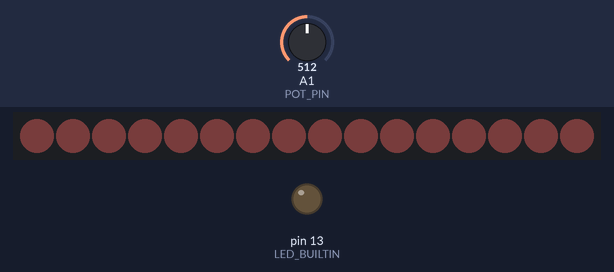
Recording of a sketch running on a simulated Arduino Uno, built with avr-gcc and run on an emulated ATmega328P. On the bench: 16 RGB LEDs in strip order, left to right, output pins drawn as LEDs (lit = HIGH). The test bench sets the inputs (shaded band); at power-on: A1 (POT_PIN) = 512. Dim RGB values are drawn brighter than linear; the strip is taken to match the declared colour order.

Above: at 1.2 s.
1.3 s: A1 (POT_PIN) set to 716
At 1.8 s:
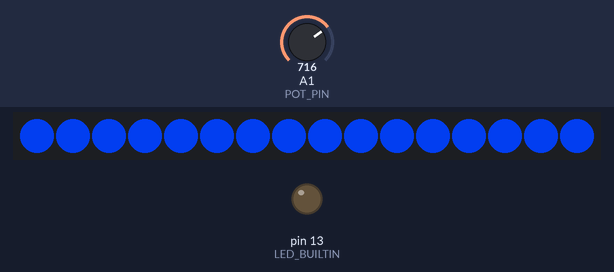
2.8 s: A1 (POT_PIN) set to 900
At 4.0 s:
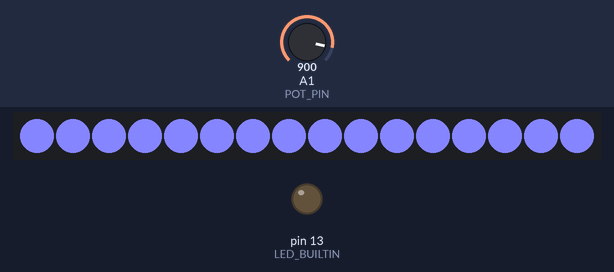
4.3 s: A1 (POT_PIN) set to 1023
At 5.4 s:
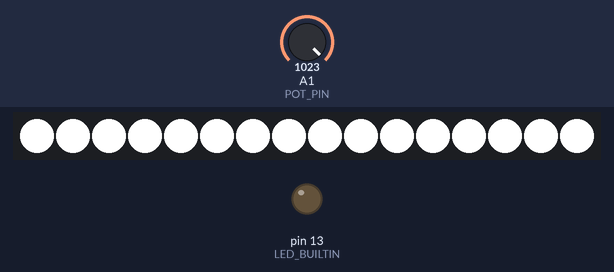
5.8 s: A1 (POT_PIN) set to 511
At 6.5 s:
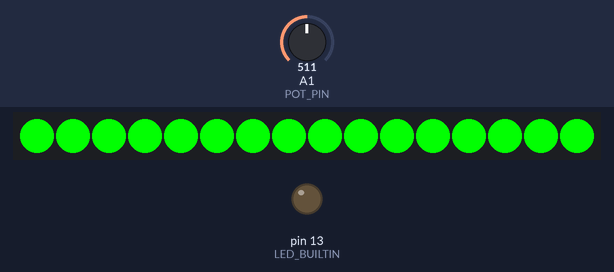
7.3 s: A1 (POT_PIN) set to 306
At 7.6 s:
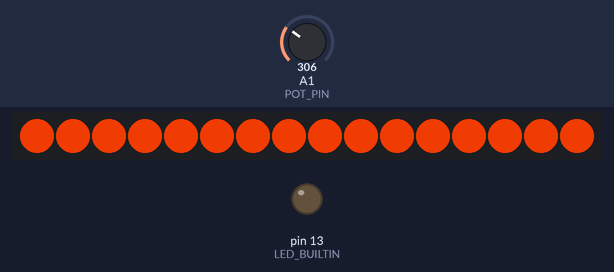
8.8 s: A1 (POT_PIN) set to 0
At 10.0 s:
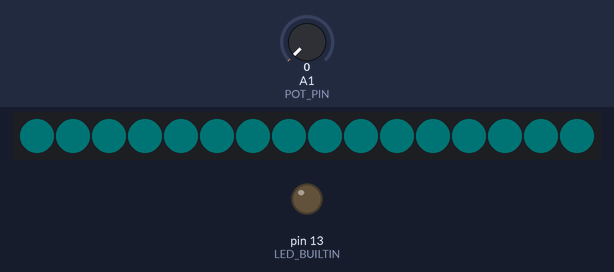
Timing chart, 0 to 11.3 s (numbered marks = the images above; inputs shaded):
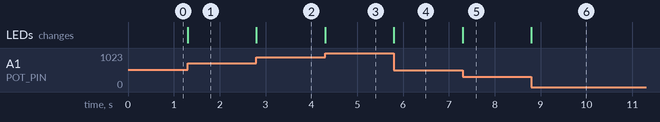

Measured:
- after the input at 1.3 s, the LEDs: change at once (image 1)
- after the input at 2.8 s, the LEDs: change at once (image 2)
- after the input at 4.3 s, the LEDs: change at once (image 3)
- after the input at 5.8 s, the LEDs: change at once (image 4)
- after the input at 7.3 s, the LEDs: change at once (image 5)
- after the input at 8.8 s, the LEDs: change at once (image 6)

The sketch:

lithophane.ino
```cpp
#include <Adafruit_NeoPixel.h>

#define NEO_PIN 0   //Neopixels conected to pin
#define NEO_NUM 16  //Number of neopixels
#define POT_PIN 1   //Pot connected to analog pin 1, Trinket pin #2

//RGBW Neopixel stick
Adafruit_NeoPixel strip = Adafruit_NeoPixel(NEO_NUM, NEO_PIN, NEO_RGBW + NEO_KHZ800);

int potVal = 0;
int potNew = 0;
int potDelta = 0;
int red, green, blue, white;

void setup()
{
    #ifdef LED_BUILTIN
      // Turn the onboard LED off by making the voltage LOW
      pinMode(LED_BUILTIN, OUTPUT);
      digitalWrite(LED_BUILTIN, LOW);
    #endif


    strip.begin(); //Initialize the strip
    strip.show(); //Set all pixels to 'off'
}

// Main program
void loop()
{
    potNew = analogRead(POT_PIN);
    potDelta = abs(potVal - potNew);

    if (potDelta >= 1){
      potVal = potNew;

      switch(potVal){
        case 0 ... 255: // Lowest quarter of the potentiometer's range (0-255)

          potVal = map(potVal, 0, 255, 0, 255);  // Normalize to 0-255
          white = 256 - potVal; // From full to off
          red = potVal;     // Red from off to full
          green = 1;        // Green from off to full
          blue = 1;       // Blue off

          break;
        case 256 ... 511: // Second quarter of potentiometer's range (256-511)

          potVal = map(potVal, 256, 511, 0, 255);  // Normalize to 0-255
          white = 1;      // White off
          red = 256 - potVal; // Red from full to off
          green = potVal;   // Green from off to full
          blue = 1;     // Blue off

          break;
        case 512 ... 767: // Third quarter of potentiometer"s range (512-767)

          potVal = map(potVal, 512, 767, 0, 255); // Normalize to 0-255
          white = 1;        // White from off to full
          red = 1;        // Red from off to full
          green = 256 - potVal; // Green from full to off
          blue = potVal;      // Blue from off to full

          break;
        default:

          potVal = map(potVal, 767, 1023, 0, 255);  // Highest quarter of potentiometer"s range (512-767)
          white = potVal;     // White from off to full
          red = 1;        // Red from off to full
          green = 1;        // Green off
          blue = 256 - potVal;  // Blue full to off

          break;
      }

      //Write values to strip
      for( int i = 0; i < NEO_NUM; i++){
          strip.setPixelColor(i, red, green, blue, white);
      }

      //Show color in neopixel
      strip.show();
    }
}
```
